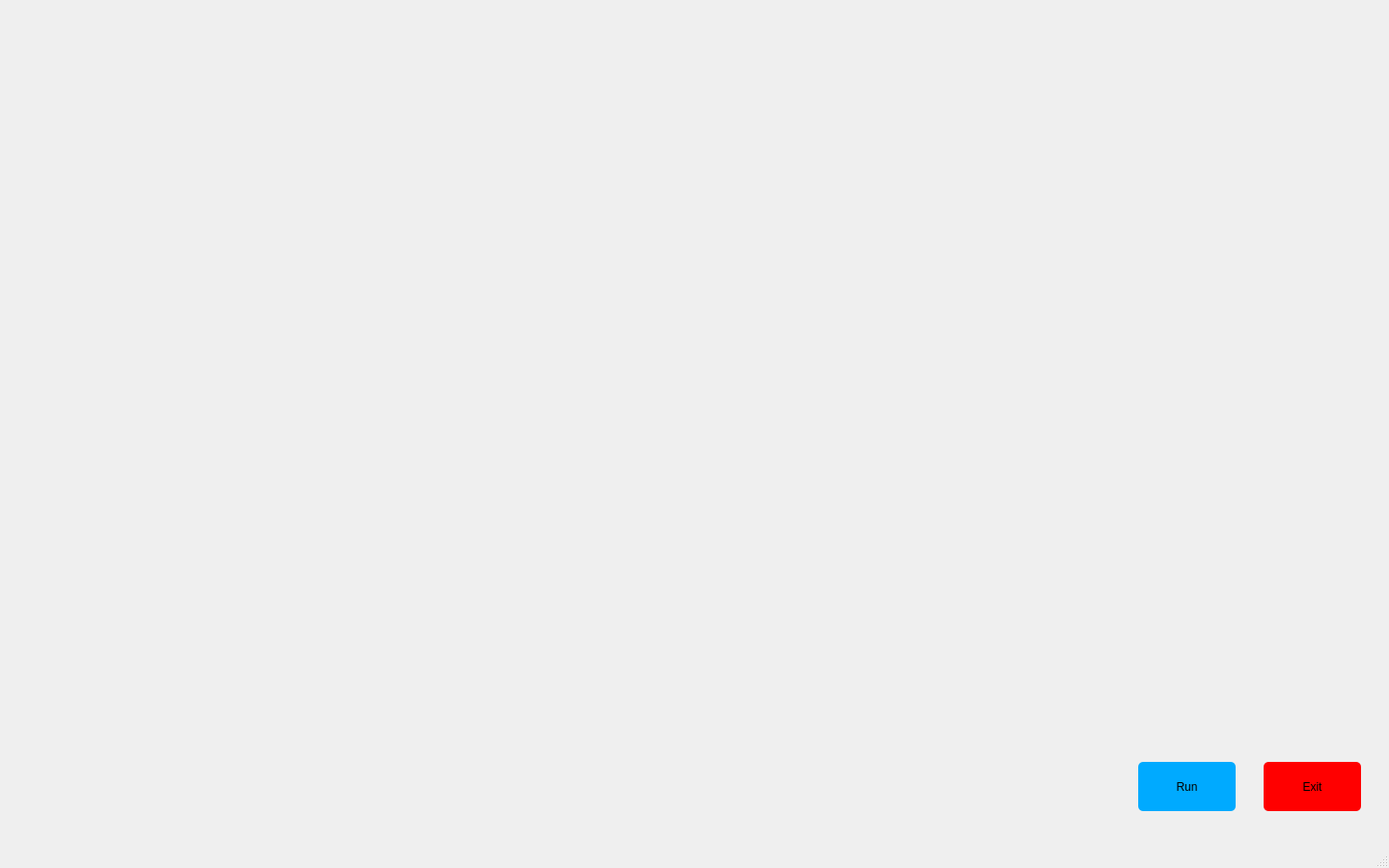
<?xml version="1.0" encoding="UTF-8"?>
<ui version="4.0">
 <class>MainWindow</class>
 <widget class="QMainWindow" name="MainWindow">
  <property name="geometry">
   <rect>
    <x>0</x>
    <y>0</y>
    <width>1440</width>
    <height>900</height>
   </rect>
  </property>
  <property name="windowTitle">
   <string>MainWindow</string>
  </property>
  <widget class="QWidget" name="centralwidget">
   <widget class="QLabel" name="label">
    <property name="geometry">
     <rect>
      <x>0</x>
      <y>0</y>
      <width>1440</width>
      <height>900</height>
     </rect>
    </property>
    <property name="text">
     <string/>
    </property>
    <property name="pixmap">
     <pixmap>images\bg_final.gif</pixmap>
    </property>
    <property name="scaledContents">
     <bool>true</bool>
    </property>
   </widget>
   <widget class="QPushButton" name="pushButton">
    <property name="geometry">
     <rect>
      <x>1180</x>
      <y>790</y>
      <width>101</width>
      <height>51</height>
     </rect>
    </property>
    <property name="styleSheet">
     <string notr="true">
         QPushButton {
             background-color: rgb(0, 170, 255);
             font: 75 18pt "MS Shell Dlg 2";
             border-radius: 5px;
         }
         QPushButton:hover {
             transform: scale(1.1);
         }
         QPushButton:pressed {
             transform: scale(1.05);
             background-color: rgb(0, 150, 230);
         }
     </string>
    </property>
    <property name="text">
     <string>Run</string>
    </property>
   </widget>
   <widget class="QPushButton" name="pushButton_2">
    <property name="geometry">
     <rect>
      <x>1310</x>
      <y>790</y>
      <width>101</width>
      <height>51</height>
     </rect>
    </property>
    <property name="styleSheet">
     <string notr="true">
         QPushButton {
             background-color: rgb(255, 0, 0);
             font: 75 18pt "MS Shell Dlg 2";
             border-radius: 5px;
         }
         QPushButton:hover {
             transform: scale(1.1);
         }
         QPushButton:pressed {
             transform: scale(1.05);
             background-color: rgb(200, 0, 0);
         }
     </string>
    </property>
    <property name="text">
     <string>Exit</string>
    </property>
   </widget>
   <widget class="QLabel" name="label_2">
    <property name="geometry">
     <rect>
      <x>10</x>
      <y>10</y>
      <width>401</width>
      <height>91</height>
     </rect>
    </property>
    <property name="text">
     <string/>
    </property>
    <property name="pixmap">
     <pixmap>images\initiating.gif</pixmap>
    </property>
   </widget>
   <widget class="QTextBrowser" name="textBrowser">
    <property name="geometry">
     <rect>
      <x>640</x>
      <y>30</y>
      <width>291</width>
      <height>61</height>
     </rect>
    </property>
    <property name="styleSheet">
     <string notr="true">
         font: 75 16pt "MS Shell Dlg 2";
         background-color:transparent;
         border-radius:none;
     </string>
    </property>
   </widget>
   <widget class="QTextBrowser" name="textBrowser_2">
    <property name="geometry">
     <rect>
      <x>930</x>
      <y>30</y>
      <width>291</width>
      <height>61</height>
     </rect>
    </property>
    <property name="styleSheet">
     <string notr="true">
         font: 75 16pt "MS Shell Dlg 2";
         background-color:transparent;
         border-radius:none;
     </string>
    </property>
   </widget>
   <widget class="QTextBrowser" name="textBrowser_3">
    <property name="geometry">
     <rect>
      <x>1000</x>
      <y>500</y>
      <width>431</width>
      <height>281</height>
     </rect>
    </property>
    <property name="styleSheet">
     <string notr="true">
         font: 11pt "MS Shell Dlg 2";
         background-color:transparent;
     </string>
    </property>
   </widget>
  </widget>
  <widget class="QMenuBar" name="menubar">
   <property name="geometry">
    <rect>
     <x>0</x>
     <y>0</y>
     <width>1440</width>
     <height>26</height>
    </rect>
   </property>
  </widget>
  <widget class="QStatusBar" name="statusbar"/>
 </widget>
 <resources/>
 <connections/>
</ui>
